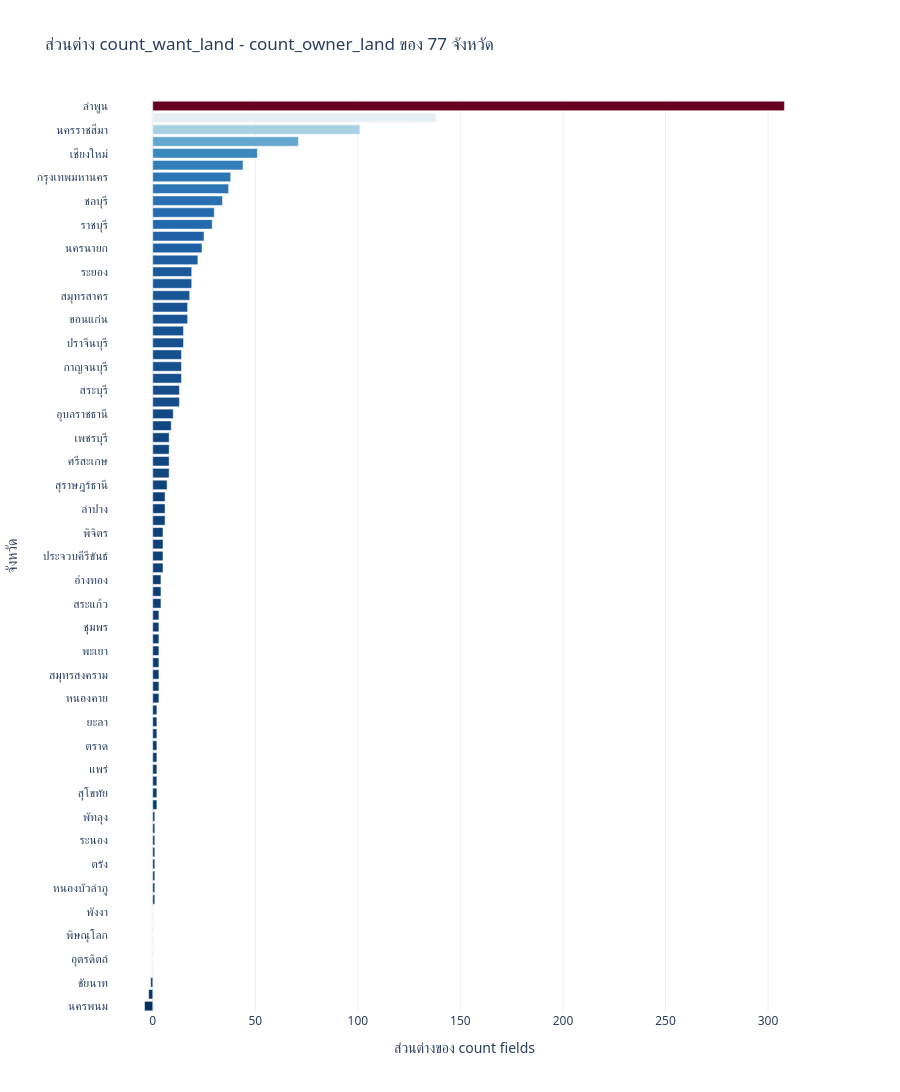

Here is the notebook cell this chart was saved with:
### Markdown cell above
## สร้างกราฟส่วนต่างของ count fields ตามจังหวัด

กราฟนี้ใช้ครบ 77 จังหวัด และเรียงตาม `count_want_land - count_owner_land`

### Code cell
gap_by_province_df = demand_supply_df.sort_values(GAP_COLUMN)
gap_figure = px.bar(
    gap_by_province_df,
    x=GAP_COLUMN,
    y=PROVINCE_COLUMN,
    orientation="h",
    title="ส่วนต่าง count_want_land - count_owner_land ของ 77 จังหวัด",
    labels={GAP_COLUMN: "ส่วนต่างของ count fields", PROVINCE_COLUMN: "จังหวัด"},
    color=GAP_COLUMN,
    color_continuous_scale="RdBu_r",
)
gap_figure.update_layout(template="plotly_white", height=1800, coloraxis_showscale=False)
apply_plotly_font(gap_figure)

### Figure 1 — Plotly figure (JSON) as saved in the notebook; plotly's stock layout.template omitted (floating-point values rounded to 4 significant figures)
{"data": [{"hovertemplate": "ส่วนต่างของ count fields=%{marker.color}<br>จังหวัด=%{y}<extra></extra>", "legendgroup": "", "marker": {"color": [-4, -2, -1, 0, 0, 0, 0, 0, 0, 1, 1, 1, 1, 1, 1, 1, 1, 2, 2, 2, 2, 2, 2, 2, 2, 2, 3, 3, 3, 3, 3, 3, 3, 3, 4, 4, 4, 5, 5, 5, 5, 6, 6, 6, 7, 8, 8, 8, 8, 9, 10, 13, 13, 14, 14, 14, 15, 15, 17, 17, 18, 19, 19, 22, 24, 25, 29, 30, 34, 37, 38, 44, 51, 71, 101, 138, 308], "coloraxis": "coloraxis", "pattern": {"shape": ""}}, "name": "", "orientation": "h", "showlegend": false, "textposition": "auto", "type": "bar", "x": [-4, -2, -1, 0, 0, 0, 0, 0, 0, 1, 1, 1, 1, 1, 1, 1, 1, 2, 2, 2, 2, 2, 2, 2, 2, 2, 3, 3, 3, 3, 3, 3, 3, 3, 4, 4, 4, 5, 5, 5, 5, 6, 6, 6, 7, 8, 8, 8, 8, 9, 10, 13, 13, 14, 14, 14, 15, 15, 17, 17, 18, 19, 19, 22, 24, 25, 29, 30, 34, 37, 38, 44, 51, 71, 101, 138, 308], "xaxis": "x", "y": ["นครพนม", "กาฬสินธุ์", "ชัยนาท", "สิงห์บุรี", "อุตรดิตถ์", "มุกดาหาร", "พิษณุโลก", "แม่ฮ่องสอน", "พังงา", "ชัยภูมิ", "หนองบัวลำภู", "อำนาจเจริญ", "ตรัง", "สตูล", "ระนอง", "บึงกาฬ", "พัทลุง", "กำแพงเพชร", "สุโขทัย", "สกลนคร", "แพร่", "ยโสธร", "ตราด", "นครศรีธรรมราช", "ยะลา", "สงขลา", "หนองคาย", "กระบี่", "สมุทรสงคราม", "มหาสารคาม", "พะเยา", "ภูเก็ต", "ชุมพร", "ปัตตานี", "สระแก้ว", "เลย", "อ่างทอง", "สุรินทร์", "ประจวบคีรีขันธ์", "น่าน", "พิจิตร", "อุทัยธานี", "ลำปาง", "นครสวรรค์", "สุราษฎร์ธานี", "อุดรธานี", "ศรีสะเกษ", "บุรีรัมย์", "เพชรบุรี", "ร้อยเอ็ด", "อุบลราชธานี", "นราธิวาส", "สระบุรี", "เพชรบูรณ์", "กาญจนบุรี", "จันทบุรี", "ปราจีนบุรี", "สุพรรณบุรี", "ขอนแก่น", "ลพบุรี", "สมุทรสาคร", "พระนครศรีอยุธยา", "ระยอง", "สมุทรปราการ", "นครนายก", "ฉะเชิงเทรา", "ราชบุรี", "นนทบุรี", "ชลบุรี", "นครปฐม", "กรุงเทพมหานคร", "ตาก", "เชียงใหม่", "ปทุมธานี", "นครราชสีมา", "เชียงราย", "ลำพูน"], "yaxis": "y"}], "layout": {"barmode": "relative", "coloraxis": {"autocolorscale": false, "colorbar": {"title": {"text": "ส่วนต่างของ count fields"}}, "colorscale": [[0.0, "rgb(5,48,97)"], [0.1, "rgb(33,102,172)"], [0.2, "rgb(67,147,195)"], [0.3, "rgb(146,197,222)"], [0.4, "rgb(209,229,240)"], [0.5, "rgb(247,247,247)"], [0.6, "rgb(253,219,199)"], [0.7, "rgb(244,165,130)"], [0.8, "rgb(214,96,77)"], [0.9, "rgb(178,24,43)"], [1.0, "rgb(103,0,31)"]], "showscale": false}, "font": {"family": "Sarabun, system-ui, sans-serif"}, "height": 1800, "hoverlabel": {"font": {"family": "Sarabun, system-ui, sans-serif"}}, "legend": {"tracegroupgap": 0}, "title": {"text": "ส่วนต่าง count_want_land - count_owner_land ของ 77 จังหวัด"}, "xaxis": {"anchor": "y", "domain": [0.0, 1.0], "title": {"text": "ส่วนต่างของ count fields"}}, "yaxis": {"anchor": "x", "domain": [0.0, 1.0], "title": {"text": "จังหวัด"}}}}
